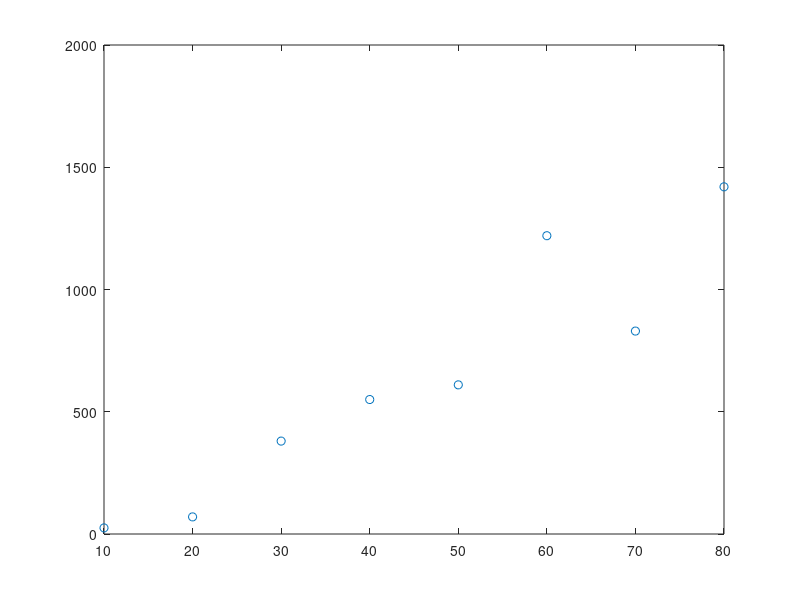

Source code (MATLAB): (Note: this script raises an error after producing the figure.)
%function mse =


x = 10 : 10 : 80;
x=x'
y = [25, 70, 380,550,610,1220,830,1420]'

plot(x,y,'o');

A(1,1) = length(x);
A(1,2) = sum(x);
A(2,1) = sum(x);
A(2,2) = sum(x.^2);
b = zeros(2,1);
b(1) = sum(y);
b(2) = sum(x.*y);
b=b';

v_backslash = A \ b;

hold on

p = [19.4702 -234.2857];
z = 10:80;
zy = polyval(p,z);
plot(z,zy);




